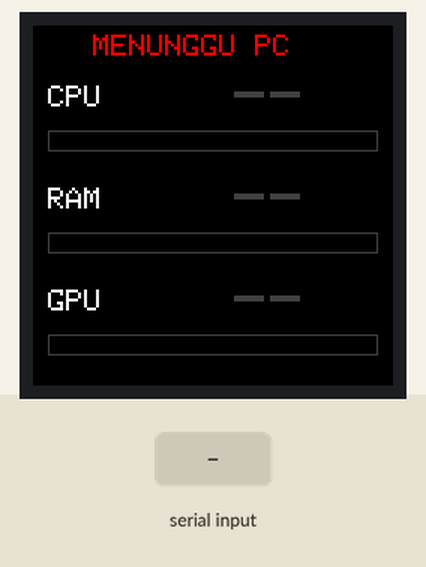
Recording of a sketch running on a simulated Arduino Uno, built for the host (arithmetic inside an expression is 32-bit, double 64-bit). Parts: 240×240 colour display. Inputs (shaded band) come from the test bench.

Above: at 1.4 s.
1.5 s: "90,45,200\n" received over Serial
At 2.7 s:
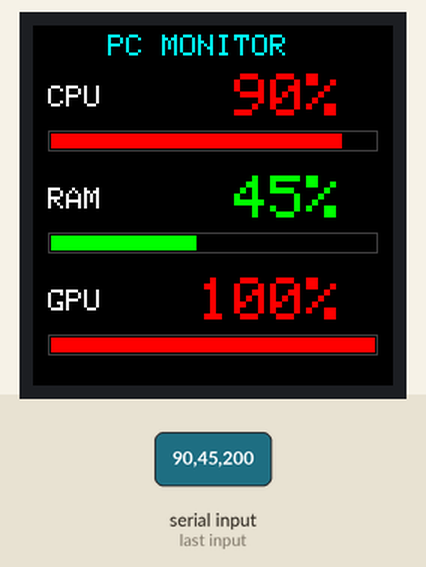
Timing chart, 0 to 4.5 s (numbered marks = the images above; inputs shaded):
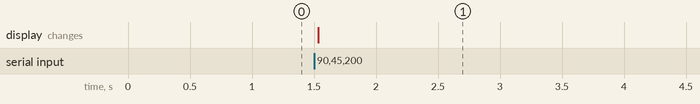

The sketch:

pc_monitor.ino
```cpp
#include <Adafruit_GFX.h>
#include <Adafruit_ST7789.h>
#include <SPI.h>

// Wiring: SCL=4, SDA=6, DC=1, RES=0
Adafruit_ST7789 tft = Adafruit_ST7789(&SPI, -1, 1, 0);

// Pengaturan layar (sama seperti sketch sebelumnya)
const int  SCREEN_ROTATION = 1;
const bool INVERT_COLORS   = true;

const uint16_t BG = ST77XX_BLACK;
const uint16_t GRAY = 0x4208;

const char *labels[3] = {"CPU", "RAM", "GPU"};
int vals[3]     = {-1, -1, -1};   // -1 = tidak ada data
int shownVals[3] = {-2, -2, -2};  // nilai yang sedang tampil di layar

String buf;
unsigned long lastData = 0;
bool linked = false;
bool lastLinked = true;  // paksa gambar judul pertama kali

uint16_t colorFor(int v) {
  if (v < 60) return ST77XX_GREEN;
  if (v < 85) return ST77XX_YELLOW;
  return ST77XX_RED;
}

void drawTitle() {
  tft.fillRect(0, 0, 240, 28, BG);
  tft.setTextSize(2);
  tft.setCursor(linked ? 50 : 40, 6);
  if (linked) {
    tft.setTextColor(ST77XX_CYAN, BG);
    tft.print("PC MONITOR");
  } else {
    tft.setTextColor(ST77XX_RED, BG);
    tft.print("MENUNGGU PC");
  }
}

void drawRow(int i) {
  int v = vals[i];
  int y = 32 + i * 68;

  // label
  tft.setTextSize(2);
  tft.setTextColor(ST77XX_WHITE, BG);
  tft.setCursor(10, y + 8);
  tft.print(labels[i]);

  // angka besar (dipadding supaya angka lama tertimpa)
  tft.setTextSize(4);
  tft.setCursor(110, y);
  if (v < 0) {
    tft.setTextColor(GRAY, BG);
    tft.print(" -- ");
  } else {
    tft.setTextColor(colorFor(v), BG);
    char t[8];
    snprintf(t, sizeof(t), "%3d%%", v);
    tft.print(t);
  }

  // bar
  int bx = 10, by = y + 38, bw = 220, bh = 14;
  tft.drawRect(bx, by, bw, bh, GRAY);
  int fill = (v < 0) ? 0 : (bw - 4) * constrain(v, 0, 100) / 100;
  tft.fillRect(bx + 2, by + 2, fill, bh - 4, v < 0 ? GRAY : colorFor(v));
  tft.fillRect(bx + 2 + fill, by + 2, (bw - 4) - fill, bh - 4, BG);
}

void parseLine() {
  int c, r, g;
  if (sscanf(buf.c_str(), "%d,%d,%d", &c, &r, &g) == 3) {
    vals[0] = constrain(c, -1, 100);
    vals[1] = constrain(r, -1, 100);
    vals[2] = constrain(g, -1, 100);
    lastData = millis();
  }
}

void setup() {
  Serial.begin(115200);
  SPI.begin(4, 5, 6, -1);
  tft.init(240, 240, SPI_MODE3);
  tft.setSPISpeed(40000000);
  tft.setRotation(SCREEN_ROTATION);
  tft.invertDisplay(INVERT_COLORS);
  tft.fillScreen(BG);
  for (int i = 0; i < 3; i++) drawRow(i);
}

void loop() {
  // baca data dari PC, satu baris: "CPU,RAM,GPU\n"
  while (Serial.available()) {
    char ch = Serial.read();
    if (ch == '\n') {
      parseLine();
      buf = "";
    } else if (ch != '\r' && buf.length() < 40) {
      buf += ch;
    }
  }

  // status koneksi: dianggap putus kalau 3 detik tanpa data
  linked = (lastData != 0) && (millis() - lastData < 3000);
  if (linked != lastLinked) {
    lastLinked = linked;
    drawTitle();
    if (!linked) {
      for (int i = 0; i < 3; i++) vals[i] = -1;
    }
  }

  // gambar ulang hanya baris yang nilainya berubah
  for (int i = 0; i < 3; i++) {
    if (vals[i] != shownVals[i]) {
      shownVals[i] = vals[i];
      drawRow(i);
    }
  }
}
```

Measured:
- after the input at 1.5 s, the display: changes at once (image 1)
